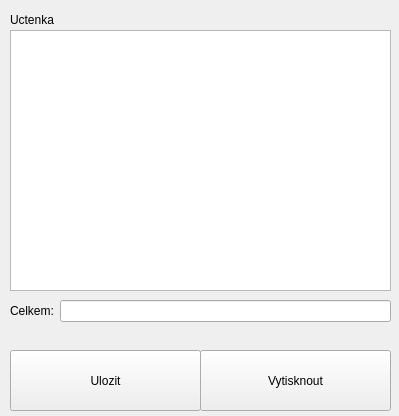
<?xml version="1.0" encoding="UTF-8"?>
<ui version="4.0">
 <class>Form</class>
 <widget class="QWidget" name="Form">
  <property name="geometry">
   <rect>
    <x>0</x>
    <y>0</y>
    <width>399</width>
    <height>416</height>
   </rect>
  </property>
  <property name="windowTitle">
   <string>Form</string>
  </property>
  <widget class="QListView" name="listView">
   <property name="geometry">
    <rect>
     <x>10</x>
     <y>30</y>
     <width>381</width>
     <height>261</height>
    </rect>
   </property>
  </widget>
  <widget class="QLabel" name="bill_label">
   <property name="geometry">
    <rect>
     <x>10</x>
     <y>10</y>
     <width>64</width>
     <height>19</height>
    </rect>
   </property>
   <property name="text">
    <string>Uctenka</string>
   </property>
  </widget>
  <widget class="QWidget" name="formLayoutWidget">
   <property name="geometry">
    <rect>
     <x>10</x>
     <y>300</y>
     <width>381</width>
     <height>41</height>
    </rect>
   </property>
   <layout class="QFormLayout" name="formLayout">
    <item row="0" column="0">
     <widget class="QLabel" name="total_label">
      <property name="text">
       <string>Celkem:</string>
      </property>
     </widget>
    </item>
    <item row="0" column="1">
     <widget class="QLineEdit" name="total_edit">
      <property name="readOnly">
       <bool>true</bool>
      </property>
     </widget>
    </item>
   </layout>
  </widget>
  <widget class="QPushButton" name="save_button">
   <property name="geometry">
    <rect>
     <x>10</x>
     <y>350</y>
     <width>191</width>
     <height>61</height>
    </rect>
   </property>
   <property name="text">
    <string>Ulozit</string>
   </property>
  </widget>
  <widget class="QPushButton" name="print_button">
   <property name="geometry">
    <rect>
     <x>200</x>
     <y>350</y>
     <width>191</width>
     <height>61</height>
    </rect>
   </property>
   <property name="text">
    <string>Vytisknout</string>
   </property>
  </widget>
 </widget>
 <resources/>
 <connections/>
</ui>
